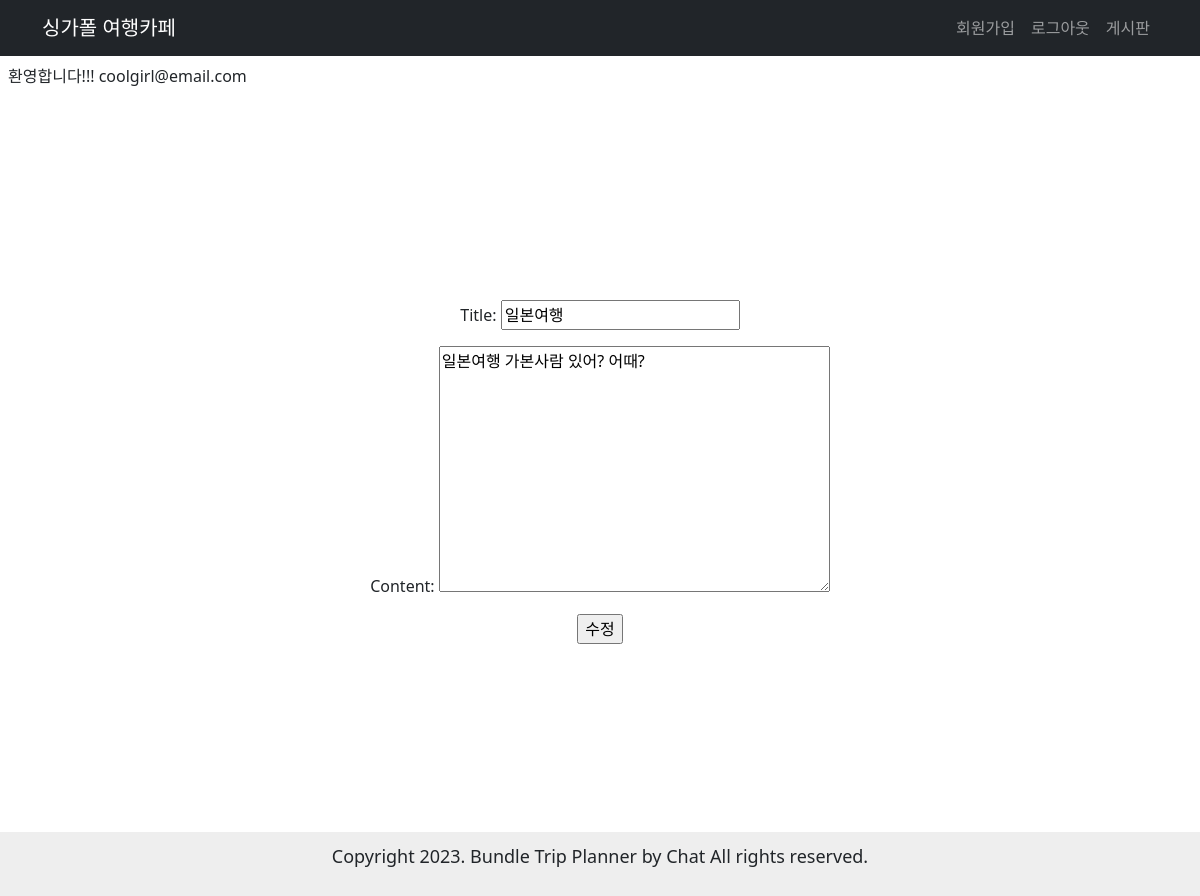
Page /blog/edit/9/ (signed in) on the committed database.
### user/models.py (models this page shows)
class User(AbstractUser):
    username = None
    name = models.CharField(max_length=30)
    email = models.EmailField(unique=True, max_length=255)
    is_staff = models.BooleanField(default=False)
    is_superuser = models.BooleanField(default=False)
    is_active = models.BooleanField(default=True)
    last_login = models.DateTimeField(null=True, blank=True)
    date_joined = models.DateTimeField(auto_now_add=True)
    USERNAME_FIELD = 'email'
    EMAIL_FIELD = 'email'
    REQUIRED_FIELDS = []
    objects = UserManager()

### blog/models.py (models this page shows)
class Post(models.Model):
    title = models.CharField(max_length=30)
    content = models.TextField()
    created_at = models.DateTimeField(auto_now_add=True)
    updated_at = models.DateTimeField(auto_now=True)
    user = models.ForeignKey(User, on_delete=models.CASCADE)
    tags = models.ManyToManyField('Hashtag', blank=True)

### blog/views.py (the view, shortened to what this page needs)
# urls.py: path('edit/<int:pk>/', views.PostUpdate.as_view(), name='edit'),
class PostUpdate(LoginRequiredMixin, View):
    def get(self, request, pk):
        post = Post.objects.get(pk=pk)
        form = Postform(initial={'title': post.title, 'content': post.content})
        context = {
            'form': form,
            'post': post
        }
        return render(request, 'blog/post_edit.html', context)

### blog/forms.py
class Postform(forms.ModelForm):
    class Meta:
        model = Post
        fields = ['title', 'content']

### blog/templates/blog/post_edit.html (shortened to what this page needs)
{% extends "base.html" %}
{% block content %}
{% if form.errors %}
    {% include "blog/form_error.html" %}
{% else %}
<form action="{% url 'blog:edit' pk=post.pk %}" method="post">
    {{ form.as_p }}
    <input type="submit" value="수정">
</form>
{% endif %}
{% endblock %}

### templates/base.html (shortened to what this page needs)
<!DOCTYPE html>
{% load static %}
{% load django_bootstrap5 %}
<html lang="ko">
<head>
    {% bootstrap_css %}
    <link rel="stylesheet" href="{% static 'blog/style.css' %}">
    <link rel="stylesheet" href="{% static 'user/style.css' %}">
    <link rel="stylesheet" href="{% static 'main/style.css' %}">
</head>
<body>
    <header>
        {% if user.is_authenticated %}
        <nav class="navbar navbar-expand-lg navbar-dark bg-dark">
            <div class="container">
                <a class="navbar-brand" href="/">싱가폴 여행카페</a>
                <div class="collapse navbar-collapse" id="navbarSupportedContent">
                    <ul class="navbar-nav ms-auto mb-2 mb-lg-0">
                        <li class="nav-item"><a class="nav-link" href="{% url 'user:register' %}">회원가입</a></li>
                        <li class="nav-item"><a class="nav-link" href="{% url 'user:logout' %}">로그아웃</a></li>
                        <li class="nav-item"><a class="nav-link" href="{% url 'blog:list' %}">게시판</a></li>
                    </ul>
                </div>
            </div>
        </nav>
        <div class="d-flex p-2">
            <p class="me-3">환영합니다!!! {{ user.email }} </p>
        </div>
        {% endif %}
    </header>
    <main class="main-container flex-grow-1">
        {% block content %}
        {% endblock %}
    </main>
    <footer class="text-center footer mt-auto py-3">
        <p>Copyright 2023. Bundle Trip Planner by Chat All rights reserved.</p>
    </footer>
</body>
</html>

### main/static/main/style.css (style rules this page uses)
body, h1, h2, fieldset, ul { padding: 0; margin: 0; list-style-type: none; }
a { text-decoration: none; color: inherit; }
input, textarea, select { box-sizing: border-box; }
.main-container { min-width: 1200px; height: 90vh; display: flex; flex-direction: column; justify-content: center; align-items: center; text-align: center; }
.footer { display: flex; flex-direction: column; justify-content: center; text-align: center; background: #eeeeee; font-size: large; height: 8vh; }

### rows in the picture
User: email "coolgirl@email.com"
Post: title "일본여행", content "일본여행 가본사람 있어? 어때?"
